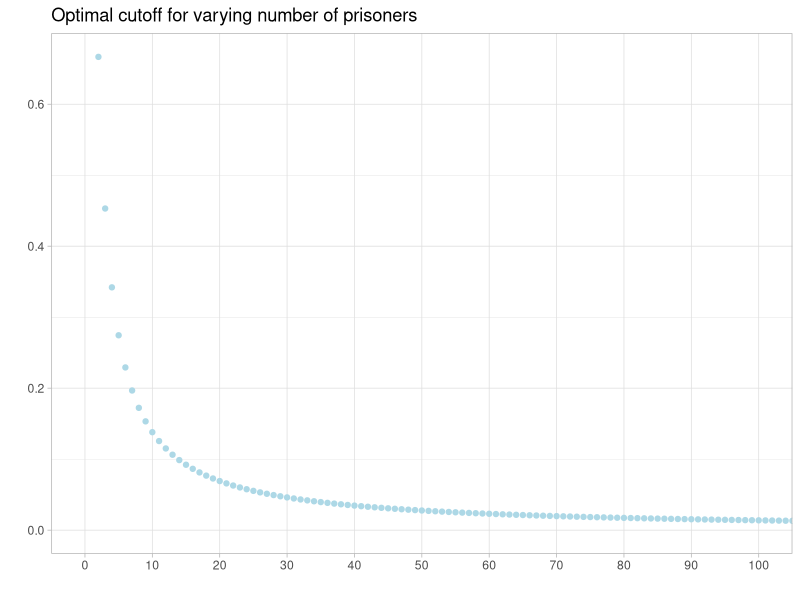
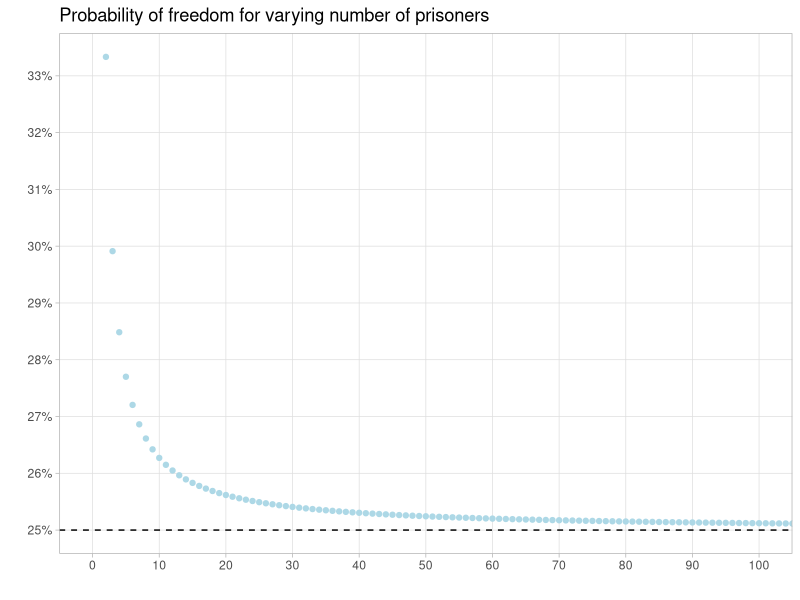
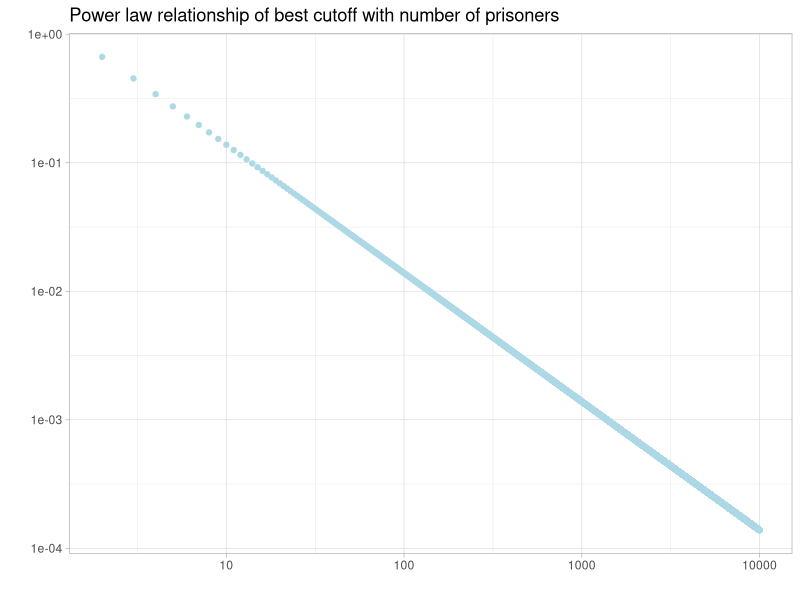

Generate these figures, in order, with R:
## ---- chunk 1
library("tidyverse")
## ---- chunk 2
# library("tidyverse")
unwieldy_root <- function(n) { 2 ^ (1 / (1 - n)) }
best_cutoff <- function(n) { 
  r = unwieldy_root(n)
  (2 - 2 * r) / (2 - r)
}
win_prob <- function(n) {
  c <- best_cutoff(n)
  (1 - c/2)^n - (1 - c)^n
}

df <- tibble(n = seq(2, 10000)) %>%
  mutate(
    c = best_cutoff(n),
    p = win_prob(n)) 
## ---- chunk 3
df %>%
  ggplot(aes(x = n, y = c)) +
  geom_point(color="lightblue") +
  theme_light() +
  labs(title = "Optimal cutoff for varying number of prisoners",
       x = "",
       y = "") +
  scale_x_continuous(breaks = seq(0, 100, 10), 
                     minor_breaks = NULL) +
  coord_cartesian(xlim = c(0, 100))
## ---- chunk 4
df %>% 
  ggplot(aes(x = n, y = p)) +
  geom_point(color="lightblue") +
  theme_light() +
  labs(title = "Probability of freedom for varying number of prisoners",
       x = "",
       y = "") +
  scale_x_continuous(breaks = seq(0, 100, 10), 
                     minor_breaks = NULL) +
  scale_y_continuous(labels = scales::percent_format(accuracy=1),
                     breaks = seq(0.25, 0.33, .01),
                     minor_breaks = NULL) +
  coord_cartesian(xlim = c(0, 100)) +
  geom_hline(lty=2, yintercept = 0.25)
## ---- chunk 5
df %>%
  ggplot(aes(x = n, y = c)) +
  geom_point(color="lightblue") +
  scale_x_log10() +
  scale_y_log10() +
  theme_light() +
  labs(title = "Power law relationship of best cutoff with number of prisoners",
       x = "",
       y = "")

